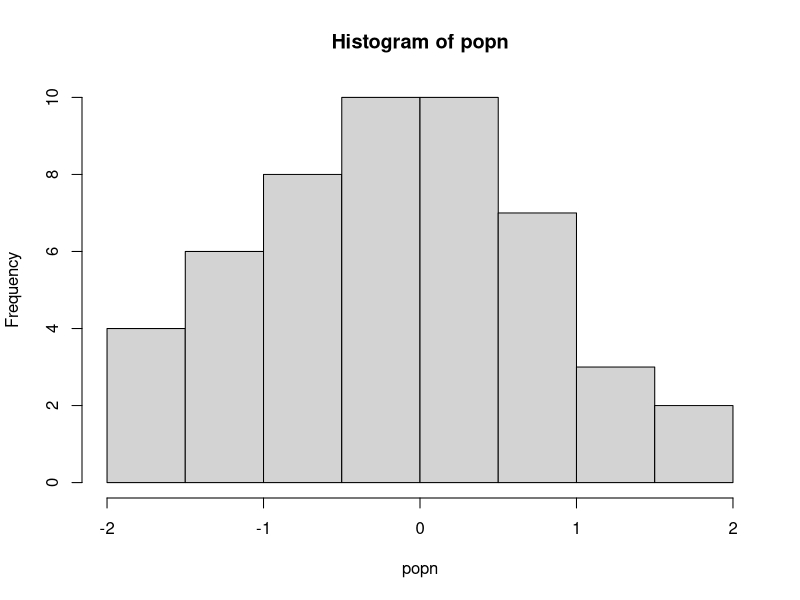

The R source for this figure:
#__author__ = 'Billy Lam (ykl17@ic.ac.uk)'
#__version__ = '3.6.3'

# "Catching" errors

#Sampling from a pop, only if at least 30 unique samples are obtained that we
#will takes its mean
doit <- function(x){
  temp_x <- try(sample(x, replace = TRUE), FALSE)
  if(length(unique(temp_x)) > 30) {#only take mean if sample was sufficient
    print(paste("Mean of this sample was:", as.character(mean(temp_x))))
  } 
  else {
    stop("Couldn't calculate mean: too few unique values!")
  }
}

#Generate a population
popn <- rnorm(50)
hist(popn)

#Use lapply, repeat sampling for 15 times
#lapply(1:15, function(i) doit(popn))

#Use lapply with try
result <- lapply(1:15, function(i) try(doit(popn), FALSE)) #FALSE subdue errors

#Errors stored in the object result
class(result)
result

#We can also store the results by using a forloop
result <- vector("list", 15) #Preallocate/Initialize
for(i in 1:15) {
  result[[i]] <- try(doit(popn), FALSE)
}
